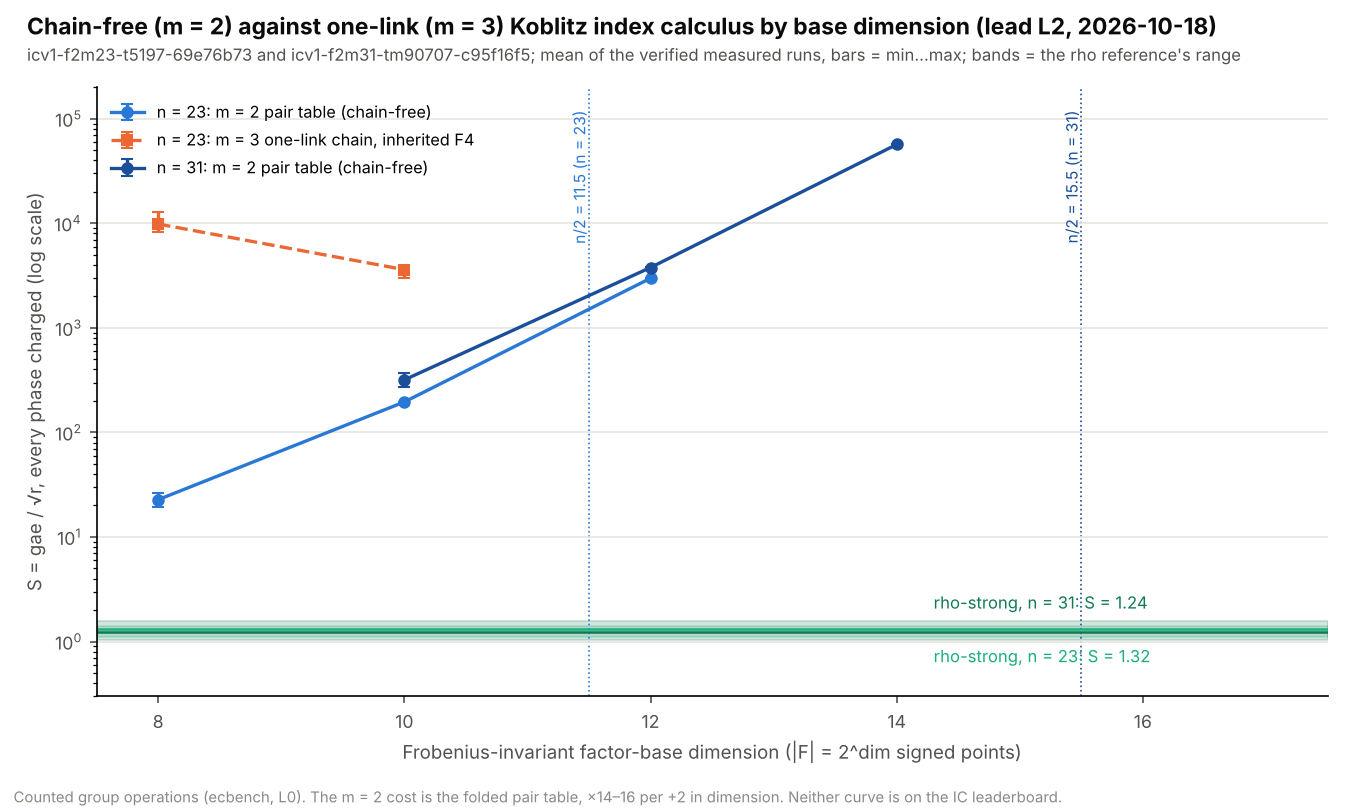

The Python source for this figure:
#!/usr/bin/env python3
"""s_vs_dimension.svg: S = gae/√r of every arm against the factor-base
dimension, at n = 23 (sessions/n23) and n = 31 (sessions/n31), from the
measured (non-warm-up) verified records. m = 2 pair-table arms, the m = 3
one-link inherited-F4 arms, and the rho reference as a horizontal band.
Values in s_vs_dimension.diagram.json. Run from the repository root with the
research-visuals venv.
"""
import json
import math
import os
import re
import statistics as st

import matplotlib

matplotlib.use("Agg")
import matplotlib.pyplot as plt  # noqa: E402

HERE = os.path.dirname(os.path.abspath(__file__))
INK, INK2, MUTED, GRID = "#0b0b0b", "#52514e", "#8a8984", "#e6e5e1"
COL = {("m2", 23): "#2a78d6", ("m2", 31): "#1b4f99", ("m3", 23): "#eb6834", ("rho", 23): "#1baf7a", ("rho", 31): "#117a52"}


def load(n):
    rows = {}
    r = None
    for line in open(os.path.join(HERE, "sessions", f"n{n}", "records.jsonl")):
        x = json.loads(line)
        if x["warmup"] or x["outcome"]["status"] != "verified":
            continue
        r = x["workload"]["curve"]["r"]
        rows.setdefault(x["arm"], []).append(x["cost"]["total_gae"] / math.sqrt(r))
    return r, {a: (st.mean(v), min(v), max(v), len(v)) for a, v in rows.items()}


data = {}
fig, ax = plt.subplots(figsize=(9, 5.4))
for n in (23, 31):
    r, arms = load(n)
    data[n] = {"r": r, "arms": {a: dict(mean=m, min=lo, max=hi, runs=k) for a, (m, lo, hi, k) in arms.items()}}
    for fam, pat, label in (("m2", r"ic-m2-d(\d+)$", "m = 2 pair table (chain-free)"), ("m3", r"ic-m3-d(\d+)-f4$", "m = 3 one-link chain, inherited F4")):
        pts = sorted((int(mm.group(1)), arms[a]) for a in arms if (mm := re.match(pat, a)))
        if not pts:
            continue
        xs = [d for d, _ in pts]; ys = [v[0] for _, v in pts]
        lo = [v[0] - v[1] for _, v in pts]; hi = [v[2] - v[0] for _, v in pts]
        ax.errorbar(xs, ys, yerr=[lo, hi], fmt="o-" if fam == "m2" else "s--", color=COL[(fam, n)], lw=1.6, ms=5,
                    capsize=3, label=f"n = {n}: {label}", zorder=3)
    rho = arms.get("rho-strong")
    if rho:
        ax.axhspan(rho[1], rho[2], color=COL[("rho", n)], alpha=0.18, zorder=1)
        ax.axhline(rho[0], color=COL[("rho", n)], lw=1.2, zorder=2)
        ax.text(14.3, rho[0] * (1.9 if n == 31 else 0.55), f"rho-strong, n = {n}: S = {rho[0]:.2f}", va="center",
                fontsize=8, color=COL[("rho", n)])
# the n/2 marks
for n, c in ((23, COL[("m2", 23)]), (31, COL[("m2", 31)])):
    ax.axvline(n / 2, color=c, lw=0.8, ls=":", zorder=1)
    ax.text(n / 2, 1.2e5, f"n/2 = {n / 2:g} (n = {n})", rotation=90, va="top", ha="right", fontsize=7.5, color=c)
ax.set_yscale("log")
ax.set_ylim(0.3, 2e5)
ax.set_xlim(7.5, 17.5)
ax.set_xticks(range(8, 17, 2))
ax.set_xlabel("Frobenius-invariant factor-base dimension (|F| = 2^dim signed points)", fontsize=9, color=INK2)
ax.set_ylabel("S = gae / √r, every phase charged (log scale)", fontsize=9, color=INK2)
ax.grid(axis="y", color=GRID, lw=0.8)
for sp in ("top", "right"):
    ax.spines[sp].set_visible(False)
ax.tick_params(colors=INK2, labelsize=8.5)
ax.legend(loc="upper left", fontsize=7.8, frameon=False)
fig.text(0.02, 0.985, "Chain-free (m = 2) against one-link (m = 3) Koblitz index calculus by base dimension (lead L2, 2026-10-18)",
         ha="left", va="top", fontsize=11, color=INK, fontweight="bold")
fig.text(0.02, 0.945, "icv1-f2m23-t5197-69e76b73 and icv1-f2m31-tm90707-c95f16f5; mean of the verified measured runs, bars = min…max; "
         "bands = the rho reference's range", ha="left", va="top", fontsize=8, color=INK2)
fig.text(0.01, 0.005, "Counted group operations (ecbench, L0). The m = 2 cost is the folded pair table, "
         "×14–16 per +2 in dimension. Neither curve is on the IC leaderboard.", fontsize=7.2, color=MUTED, va="bottom")
fig.tight_layout(rect=(0, 0.03, 1, 0.92))
fig.savefig(os.path.join(HERE, "s_vs_dimension.svg"), format="svg")
fig.savefig(os.path.join(HERE, "s_vs_dimension.png"), dpi=150)
json.dump({"schema": "s_vs_dimension/v1", "sessions": data}, open(os.path.join(HERE, "s_vs_dimension.diagram.json"), "w"), indent=1)
print("wrote s_vs_dimension.svg/.png/.diagram.json")
